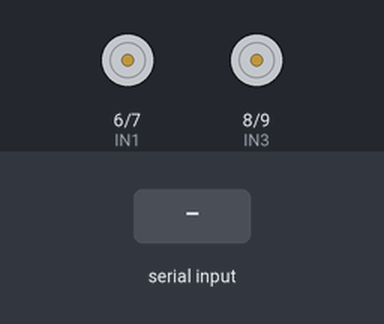
Bench run of a sketch on a simulated Arduino Uno, built with avr-gcc and run on an emulated ATmega328P. On the bench: motor-driver pin pairs drawn as motors (green arrow = first pin HIGH = forward, orange = second pin HIGH = backward, longer = more drive, scaled by the enable pin). The test bench sets the inputs (shaded band). What the sketch prints to the serial monitor is not drawn.

Above: at 1.2 s.
1.3 s: "F" received over Serial
At 2.4 s:
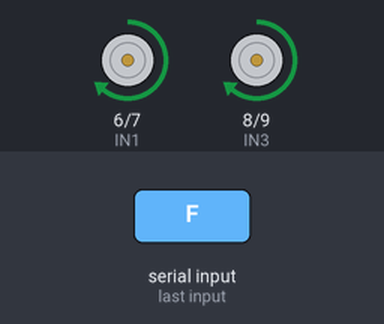
2.8 s: "B" received over Serial
At 3.6 s:
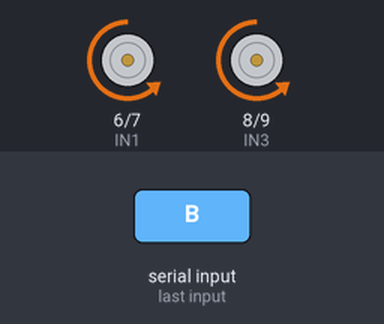
4.3 s: "L" received over Serial
At 4.7 s:
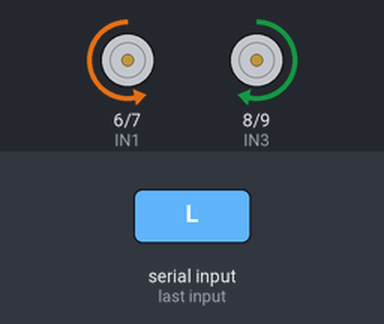
5.8 s: "R" received over Serial
At 7.0 s:
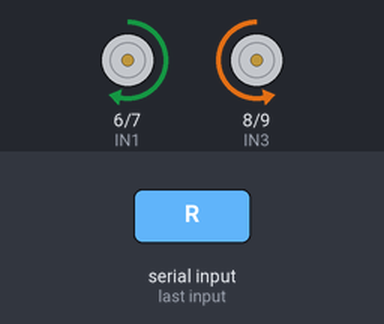
Timing chart, 0 to 8.3 s (numbered marks = the images above; inputs shaded):
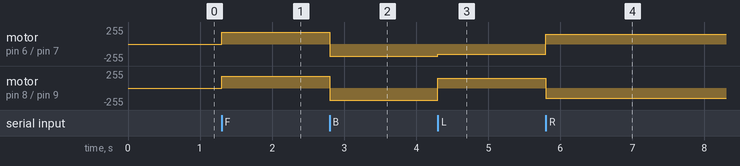

Measured:
- after the input at 1.3 s, motor on pin 6 (IN1) / pin 7 (IN2), motor on pin 8 (IN3) / pin 9 (IN4): stopped → forward 180/255 at once
- after the input at 2.8 s, motor on pin 6 (IN1) / pin 7 (IN2), motor on pin 8 (IN3) / pin 9 (IN4): forward 180/255 → backward 180/255 at once
- after the input at 4.3 s, motor on pin 6 (IN1) / pin 7 (IN2): backward 180/255 → backward 150/255 at once; motor on pin 8 (IN3) / pin 9 (IN4): backward 180/255 → forward 150/255 at once
- after the input at 5.8 s, motor on pin 6 (IN1) / pin 7 (IN2): backward 150/255 → forward 150/255 at once; motor on pin 8 (IN3) / pin 9 (IN4): forward 150/255 → backward 150/255 at once

The sketch:

rover_control.ino
```cpp
// arduino/rover_control/rover_control.ino
// ─────────────────────────────────────────
// Road Rover – Motor Controller Firmware
//
// Listens on Serial (9600 baud) for single-byte commands from
// the Raspberry Pi and drives the L298N H-Bridge accordingly.
//
// Commands:
//   'F' → Forward     'B' → Backward
//   'L' → Turn Left   'R' → Turn Right
//   'S' → Stop
//
// L298N wiring (adjust pin numbers to match your board):
//   ENA ── Pin 5  (Left  motor PWM speed)
//   IN1 ── Pin 6  (Left  motor direction A)
//   IN2 ── Pin 7  (Left  motor direction B)
//   ENB ── Pin 10 (Right motor PWM speed)
//   IN3 ── Pin 8  (Right motor direction A)
//   IN4 ── Pin 9  (Right motor direction B)

// ── Pin definitions ───────────────────────────────────────────────────────────
const int ENA = 5;
const int IN1 = 6;
const int IN2 = 7;
const int IN3 = 8;
const int IN4 = 9;
const int ENB = 10;

// ── Speed (0-255) ─────────────────────────────────────────────────────────────
const int DRIVE_SPEED = 180;
const int TURN_SPEED  = 150;

// ── Setup ─────────────────────────────────────────────────────────────────────
void setup() {
  Serial.begin(9600);

  pinMode(ENA, OUTPUT);
  pinMode(IN1, OUTPUT);
  pinMode(IN2, OUTPUT);
  pinMode(ENB, OUTPUT);
  pinMode(IN3, OUTPUT);
  pinMode(IN4, OUTPUT);

  motorStop();
  Serial.println("Road Rover Ready. Waiting for commands…");
}

// ── Main loop ─────────────────────────────────────────────────────────────────
void loop() {
  if (Serial.available() > 0) {
    char cmd = (char)Serial.read();

    switch (cmd) {
      case 'F': motorForward();  break;
      case 'B': motorBackward(); break;
      case 'L': motorLeft();     break;
      case 'R': motorRight();    break;
      case 'S': motorStop();     break;
      default:  break;   // ignore unknown bytes
    }
  }
}

// ── Motor primitives ──────────────────────────────────────────────────────────

void motorForward() {
  analogWrite(ENA, DRIVE_SPEED);
  analogWrite(ENB, DRIVE_SPEED);
  digitalWrite(IN1, HIGH); digitalWrite(IN2, LOW);
  digitalWrite(IN3, HIGH); digitalWrite(IN4, LOW);
}

void motorBackward() {
  analogWrite(ENA, DRIVE_SPEED);
  analogWrite(ENB, DRIVE_SPEED);
  digitalWrite(IN1, LOW); digitalWrite(IN2, HIGH);
  digitalWrite(IN3, LOW); digitalWrite(IN4, HIGH);
}

void motorLeft() {
  analogWrite(ENA, TURN_SPEED);
  analogWrite(ENB, TURN_SPEED);
  digitalWrite(IN1, LOW);  digitalWrite(IN2, HIGH);
  digitalWrite(IN3, HIGH); digitalWrite(IN4, LOW);
}

void motorRight() {
  analogWrite(ENA, TURN_SPEED);
  analogWrite(ENB, TURN_SPEED);
  digitalWrite(IN1, HIGH); digitalWrite(IN2, LOW);
  digitalWrite(IN3, LOW);  digitalWrite(IN4, HIGH);
}

void motorStop() {
  analogWrite(ENA, 0);
  analogWrite(ENB, 0);
  digitalWrite(IN1, LOW); digitalWrite(IN2, LOW);
  digitalWrite(IN3, LOW); digitalWrite(IN4, LOW);
}
```
